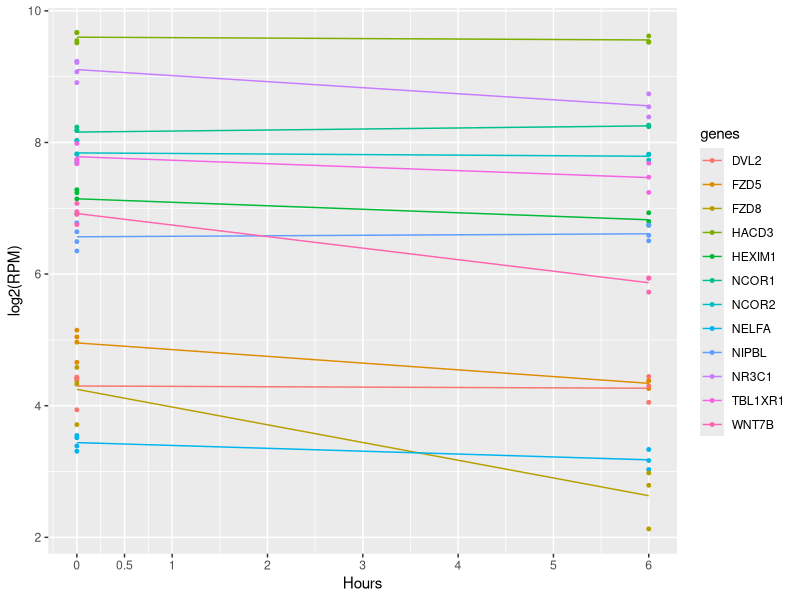

This chart was generated by the following R code:
# setwd("/home/chris/Bureau/sb_cofactor_hr/A549/scripts/draw_graph_from_time_series/")

raw_counts <- read.csv("raw_counts.csv", sep=",", header=TRUE, row.names=1)
nb_genes <- nrow(raw_counts)
nb_sample <- ncol(raw_counts)
# 60483 genes
# 46 samples (corresponding to several time points)

total_expression <- rowSums(raw_counts)
no_expression <- sum(total_expression == 0)
# 22569 genes do not expressed during the 12 hours (because sum=0)

who_no_expression <- which(total_expression == 0)

# Control
expressed_raw_counts <- raw_counts[-who_no_expression,]
expressed_total_expression <- rowSums(expressed_raw_counts)
expressed_no_expression <- sum(expressed_total_expression == 0)
nb_expressed_genes <- dim(expressed_raw_counts)[1]
# Genes that do not expressed have been removed

total_reads <- (colSums(raw_counts)/1000000)
expressed_total_reads <- (colSums(expressed_raw_counts)/1000000)
identical(total_reads, expressed_total_reads)

expressed_counts_norm <- data.frame(t(t(expressed_raw_counts) / expressed_total_reads))
# write.csv(expressed_counts_norm, file="expressed_counts_norm.csv")

########################

map_time <- read.csv("sample_sheet_ENCSR897XFT.csv", sep=",", header=TRUE)[,-3]

hours <- c(0)
for (i in 1:nb_sample) {
  exp <- colnames(raw_counts)[i]
  ind <- which(exp == map_time$file_accession )
  hours[i] <- map_time$time_point[ind]
}

colnames(expressed_counts_norm) <- hours

########################
map_ens_hgnc <- read.csv("map_ensembl_hgnc.csv", header=TRUE)
map_ens_hgnc$ensembl_gene_id <- as.character(map_ens_hgnc$ensembl_gene_id)
map_ens_hgnc$hgnc_symbol <- as.character(map_ens_hgnc$hgnc_symbol)

# "ENSG00000231709" not in the database

##############################
library(tidyr)
library(dplyr)
library(ggplot2)
library(scales)

### draw_a549_dex_time_points function
# genes_list: vector of genes
# counts_mat: counts matrix (row: genes, col: time)
# mapping: correspondance between ensembl_id and symbol_hgnc_id

draw_a549_dex_time_points <- function(genes_list, counts_mat, mapping) {
  inds <- c(NULL)
  for (gene in genes_list) {
    ind_hgnc <- which(gene == mapping$hgnc_symbol)
    id_ensembl <- mapping$ensembl_gene_id[ind_hgnc]
    inds <- c(inds, which(id_ensembl == rownames(counts_mat)))
  }
  
  mat_for_graph <- counts_mat[inds,]
  rownames(mat_for_graph) <- genes_list
  
  # Data
  hours <- as.numeric(colnames(mat_for_graph))
  
  # select(hours, as.factor(rownames(mat_for_graph))) %>%
  df <- data.frame(hours, t(mat_for_graph)) %>% gather(key = "genes", value = "counts", -hours)
  
  # Calculation of mean
  df_mean <- aggregate(log2(df$counts + 1), by=list(df$hours, df$genes), mean)
  colnames(df_mean) <- c("hours", "genes", "mean")

  # Make the plot
  ggplot(df, aes(x = hours, y = log2(counts + 1))) +
    geom_point(aes(color = genes), size = 1) +
    geom_line(data=df_mean, aes(x=hours, y=mean, group=genes, color=genes)) +
    scale_x_continuous(name="Hours", labels=c(0, 0.5, 1, 2, 3, 4, 5, 6, 7, 8, 10, 12), breaks=c(0, 0.5, 1, 2, 3, 4, 5, 6, 7, 8, 10, 12)) +
    scale_y_continuous(name="log2(RPM)", labels=comma)
}

### TO RUN
test_genes <- c("HEXIM1", "NELFA", "NCOR1", "NCOR2", "TBL1XR1", "NR3C1", "NIPBL", "WNT7B", "FZD8", "HACD3", "FZD5", "DVL2")
draw_a549_dex_time_points(test_genes, expressed_counts_norm, map_ens_hgnc)

